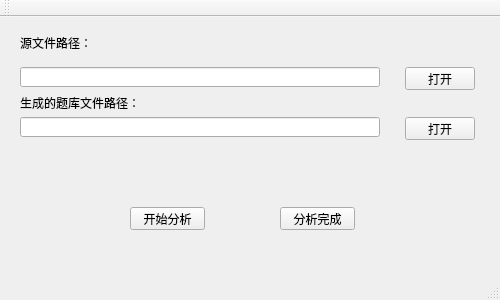
<?xml version="1.0" encoding="UTF-8"?>
<ui version="4.0">
 <class>MainWindow</class>
 <widget class="QMainWindow" name="MainWindow">
  <property name="geometry">
   <rect>
    <x>0</x>
    <y>0</y>
    <width>500</width>
    <height>300</height>
   </rect>
  </property>
  <property name="windowTitle">
   <string>题库分析工具V1.0 作者：shiyu</string>
  </property>
  <property name="windowIcon">
   <iconset>
    <normaloff>Generate_tables_24px_557045_easyicon.net.ico</normaloff>Generate_tables_24px_557045_easyicon.net.ico</iconset>
  </property>
  <widget class="QWidget" name="centralWidget">
   <widget class="QLineEdit" name="lineEdit_open_path">
    <property name="geometry">
     <rect>
      <x>20</x>
      <y>50</y>
      <width>360</width>
      <height>20</height>
     </rect>
    </property>
   </widget>
   <widget class="QLabel" name="label">
    <property name="geometry">
     <rect>
      <x>20</x>
      <y>20</y>
      <width>300</width>
      <height>12</height>
     </rect>
    </property>
    <property name="text">
     <string>源文件路径：</string>
    </property>
   </widget>
   <widget class="QPushButton" name="pushButton_open">
    <property name="geometry">
     <rect>
      <x>405</x>
      <y>50</y>
      <width>70</width>
      <height>23</height>
     </rect>
    </property>
    <property name="text">
     <string>打开</string>
    </property>
   </widget>
   <widget class="QLabel" name="label_2">
    <property name="geometry">
     <rect>
      <x>20</x>
      <y>80</y>
      <width>300</width>
      <height>12</height>
     </rect>
    </property>
    <property name="text">
     <string>生成的题库文件路径：</string>
    </property>
   </widget>
   <widget class="QLineEdit" name="lineEdit_save_path">
    <property name="geometry">
     <rect>
      <x>20</x>
      <y>100</y>
      <width>360</width>
      <height>20</height>
     </rect>
    </property>
   </widget>
   <widget class="QPushButton" name="pushButton_save">
    <property name="geometry">
     <rect>
      <x>405</x>
      <y>100</y>
      <width>70</width>
      <height>23</height>
     </rect>
    </property>
    <property name="text">
     <string>打开</string>
    </property>
   </widget>
   <widget class="QPushButton" name="pushButton_finished">
    <property name="geometry">
     <rect>
      <x>280</x>
      <y>190</y>
      <width>75</width>
      <height>23</height>
     </rect>
    </property>
    <property name="text">
     <string>分析完成</string>
    </property>
   </widget>
   <widget class="QPushButton" name="pushButton_finished_2">
    <property name="geometry">
     <rect>
      <x>130</x>
      <y>190</y>
      <width>75</width>
      <height>23</height>
     </rect>
    </property>
    <property name="text">
     <string>开始分析</string>
    </property>
   </widget>
   <widget class="QLabel" name="label_3">
    <property name="geometry">
     <rect>
      <x>50</x>
      <y>140</y>
      <width>101</width>
      <height>16</height>
     </rect>
    </property>
    <property name="text">
     <string/>
    </property>
   </widget>
  </widget>
  <widget class="QMenuBar" name="menuBar">
   <property name="geometry">
    <rect>
     <x>0</x>
     <y>0</y>
     <width>500</width>
     <height>23</height>
    </rect>
   </property>
  </widget>
  <widget class="QToolBar" name="mainToolBar">
   <attribute name="toolBarArea">
    <enum>TopToolBarArea</enum>
   </attribute>
   <attribute name="toolBarBreak">
    <bool>false</bool>
   </attribute>
  </widget>
  <widget class="QStatusBar" name="statusBar"/>
 </widget>
 <layoutdefault spacing="6" margin="11"/>
 <resources/>
 <connections/>
</ui>
